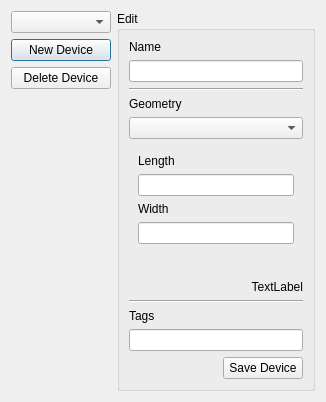
<?xml version="1.0" encoding="UTF-8"?>
<ui version="4.0">
 <class>Dialog</class>
 <widget class="QDialog" name="Dialog">
  <property name="geometry">
   <rect>
    <x>0</x>
    <y>0</y>
    <width>326</width>
    <height>402</height>
   </rect>
  </property>
  <property name="windowTitle">
   <string>Dialog</string>
  </property>
  <layout class="QHBoxLayout" name="horizontalLayout_2">
   <item>
    <layout class="QVBoxLayout" name="verticalLayout">
     <item>
      <widget class="QComboBox" name="comboBox_activeDevice">
       <property name="minimumSize">
        <size>
         <width>100</width>
         <height>0</height>
        </size>
       </property>
      </widget>
     </item>
     <item>
      <widget class="QPushButton" name="pushButton_newDevice">
       <property name="text">
        <string>New Device</string>
       </property>
      </widget>
     </item>
     <item>
      <widget class="QPushButton" name="pushButton_deleteDevice">
       <property name="text">
        <string>Delete Device</string>
       </property>
      </widget>
     </item>
     <item>
      <spacer name="verticalSpacer">
       <property name="orientation">
        <enum>Qt::Orientation::Vertical</enum>
       </property>
       <property name="sizeHint" stdset="0">
        <size>
         <width>20</width>
         <height>40</height>
        </size>
       </property>
      </spacer>
     </item>
    </layout>
   </item>
   <item>
    <widget class="QGroupBox" name="groupBox_editor">
     <property name="title">
      <string>Edit</string>
     </property>
     <layout class="QVBoxLayout" name="verticalLayout_2">
      <item>
       <widget class="QLabel" name="label">
        <property name="text">
         <string>Name</string>
        </property>
       </widget>
      </item>
      <item>
       <widget class="QLineEdit" name="lineEdit_name"/>
      </item>
      <item>
       <widget class="Line" name="line_2">
        <property name="orientation">
         <enum>Qt::Orientation::Horizontal</enum>
        </property>
       </widget>
      </item>
      <item>
       <widget class="QLabel" name="label_2">
        <property name="text">
         <string>Geometry</string>
        </property>
       </widget>
      </item>
      <item>
       <widget class="QComboBox" name="comboBox_geometry"/>
      </item>
      <item>
       <widget class="QStackedWidget" name="stackedWidget_dims">
        <property name="frameShape">
         <enum>QFrame::Shape::NoFrame</enum>
        </property>
        <property name="currentIndex">
         <number>1</number>
        </property>
        <widget class="QWidget" name="page_2">
         <layout class="QVBoxLayout" name="verticalLayout_4">
          <item>
           <widget class="QLabel" name="label_6">
            <property name="text">
             <string>Radius</string>
            </property>
           </widget>
          </item>
          <item>
           <widget class="QLineEdit" name="lineEdit_radius"/>
          </item>
          <item>
           <spacer name="verticalSpacer_6">
            <property name="orientation">
             <enum>Qt::Orientation::Vertical</enum>
            </property>
            <property name="sizeHint" stdset="0">
             <size>
              <width>20</width>
              <height>40</height>
             </size>
            </property>
           </spacer>
          </item>
         </layout>
        </widget>
        <widget class="QWidget" name="page">
         <layout class="QVBoxLayout" name="verticalLayout_3">
          <item>
           <widget class="QLabel" name="label_4">
            <property name="text">
             <string>Length</string>
            </property>
           </widget>
          </item>
          <item>
           <widget class="QLineEdit" name="lineEdit_length"/>
          </item>
          <item>
           <widget class="QLabel" name="label_5">
            <property name="text">
             <string>Width</string>
            </property>
           </widget>
          </item>
          <item>
           <widget class="QLineEdit" name="lineEdit_width"/>
          </item>
          <item>
           <spacer name="verticalSpacer_5">
            <property name="orientation">
             <enum>Qt::Orientation::Vertical</enum>
            </property>
            <property name="sizeHint" stdset="0">
             <size>
              <width>20</width>
              <height>40</height>
             </size>
            </property>
           </spacer>
          </item>
          <item>
           <spacer name="verticalSpacer_3">
            <property name="orientation">
             <enum>Qt::Orientation::Vertical</enum>
            </property>
            <property name="sizeHint" stdset="0">
             <size>
              <width>20</width>
              <height>40</height>
             </size>
            </property>
           </spacer>
          </item>
         </layout>
        </widget>
       </widget>
      </item>
      <item>
       <widget class="QLabel" name="label_area">
        <property name="text">
         <string>TextLabel</string>
        </property>
        <property name="alignment">
         <set>Qt::AlignmentFlag::AlignRight|Qt::AlignmentFlag::AlignTrailing|Qt::AlignmentFlag::AlignVCenter</set>
        </property>
       </widget>
      </item>
      <item>
       <widget class="Line" name="line">
        <property name="orientation">
         <enum>Qt::Orientation::Horizontal</enum>
        </property>
       </widget>
      </item>
      <item>
       <widget class="QLabel" name="label_3">
        <property name="text">
         <string>Tags</string>
        </property>
       </widget>
      </item>
      <item>
       <widget class="QLineEdit" name="lineEdit_tags"/>
      </item>
      <item>
       <layout class="QHBoxLayout" name="horizontalLayout_3">
        <item>
         <spacer name="horizontalSpacer">
          <property name="orientation">
           <enum>Qt::Orientation::Horizontal</enum>
          </property>
          <property name="sizeHint" stdset="0">
           <size>
            <width>40</width>
            <height>20</height>
           </size>
          </property>
         </spacer>
        </item>
        <item>
         <widget class="QPushButton" name="pushButton_saveDevice">
          <property name="text">
           <string>Save Device</string>
          </property>
         </widget>
        </item>
       </layout>
      </item>
      <item>
       <spacer name="verticalSpacer_4">
        <property name="orientation">
         <enum>Qt::Orientation::Vertical</enum>
        </property>
        <property name="sizeHint" stdset="0">
         <size>
          <width>20</width>
          <height>40</height>
         </size>
        </property>
       </spacer>
      </item>
      <item>
       <spacer name="verticalSpacer_2">
        <property name="orientation">
         <enum>Qt::Orientation::Vertical</enum>
        </property>
        <property name="sizeHint" stdset="0">
         <size>
          <width>20</width>
          <height>40</height>
         </size>
        </property>
       </spacer>
      </item>
     </layout>
    </widget>
   </item>
  </layout>
 </widget>
 <resources/>
 <connections/>
</ui>
